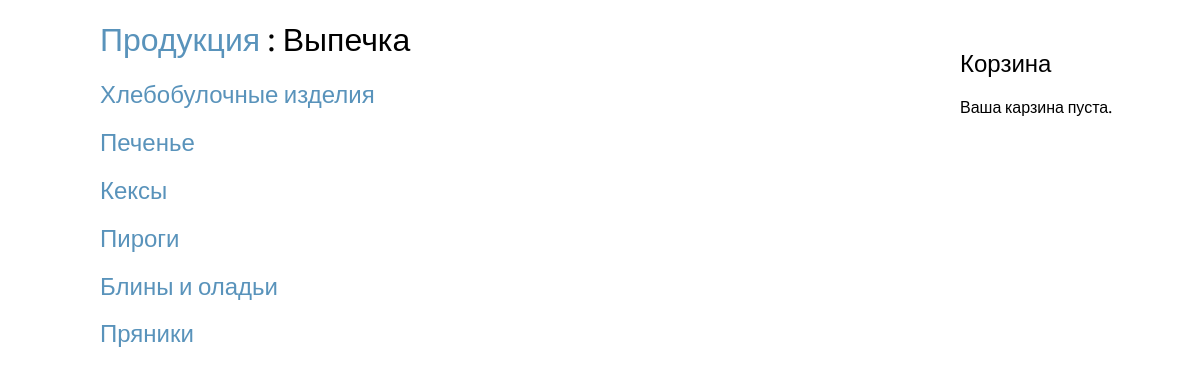
Screenshot of /vypechka/ with the database file from the repository.
### beckary_shop/models.py (models this page shows, shortened)
class Section(models.Model):
    name = models.CharField(max_length=100, db_index=True)
    slug = models.SlugField(max_length=100, unique=True)
    url = models.URLField(max_length=100)
    img = models.ImageField(upload_to='section/')

class Category(models.Model):
    name = models.CharField(max_length=100, db_index=True)
    slug = models.SlugField(max_length=100, unique=True)
    section = models.ForeignKey(Section, related_name='category', on_delete=models.CASCADE)
    url = models.URLField(max_length=100)
    img = models.ImageField()
    def get_absolute_url(self):
        return reverse('beckary_shop:prod_list', args=[self.section.slug, self.slug])

### beckary_shop/views.py (the view)
# urls.py: path('<slug:slug>/', views.cat_list, name='cat_list'),
def cat_list(request, slug):
    sec = Section.objects.get(slug = slug)
    cat_list = Category.objects.filter(section_id = sec.id)
    return render(request, 'product/cat_list.html', {'cat_list': cat_list, 'sec':sec})

### cart/cart.py (called while the page is built)
    def __len__(self):
        return sum(item['quantity'] for item in self.cart.values())

### cart/context_processor.py (called while the page is built)
def cart(request):
    return {'cart': Cart(request)}

### beckary_shop/templates/product/cat_list.html (shortened to what this page needs)
{% extends "base.html" %}
{% block content %}
<h1><a href="/">Продукция</a> : {{ sec.name }}</h1>
{% for cat in cat_list %}
<h2>
<a href="{{ cat.get_absolute_url }}">{{ cat.name }}</a>
</h2>
{% endfor %}
{% endblock %}

### beckary_shop/static/css/blog__.css (style rules this page uses)
body { margin:0; padding:0; font-family:helvetica, sans-serif; }
h1, h2, h3, h4, h5 , h6 , p { font-family: 'Ubuntu', sans-serif; font-weight:normal; }
a { text-decoration:none; color:#5993bb; }

### rows the page displays
Section: name "Выпечка"
Category: name "Хлебобулочные изделия"
Category: name "Печенье"
Category: name "Кексы"
Category: name "Пироги"
Category: name "Блины и оладьи"
Category: name "Пряники"
